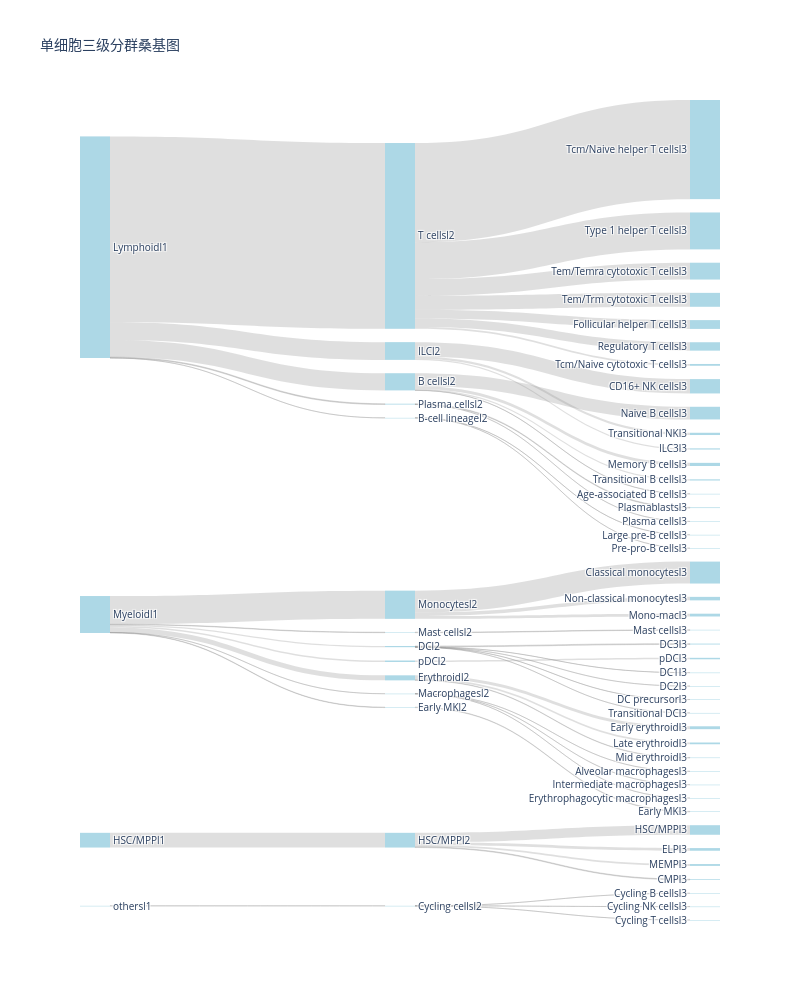

Source (notebook cell):
### Code cell
# 创建桑基图对象
fig = go.Figure(go.Sankey(
    node={
        'label': all_nodes,              # 节点名称
        'pad': 20,                       # 节点间距
        'thickness': 30,                 # 节点厚度
        'line': {'color': 'black', 'width': 0},  # 节点边框
        'color': 'lightblue'             # 节点颜色
    },
    link={
        'source': sankey_links['source'],  # 源节点索引
        'target': sankey_links['target'],  # 目标节点索引
        'value': sankey_links['value'],    # 流量值
        'color': 'rgba(150, 150, 150, 0.3)'  # 链接颜色（半透明灰色）
    }
))

# 调整布局
fig.update_layout(
    title="单细胞三级分群桑基图",
    font=dict(size=10),
    width=800,
    height=1000
)
fig.show()
fig.write_image("sankey_plot.pdf", engine="kaleido")

### Figure 1 — Plotly figure (JSON) as saved in the notebook; plotly's stock layout.template omitted (floating-point values rounded to 4 significant figures)
{"data": [{"link": {"color": "rgba(150, 150, 150, 0.3)", "source": [2, 0, 0, 0, 0, 0, 1, 1, 1, 1, 1, 1, 1, 3, 7, 7, 7, 7, 17, 17, 16, 16, 16, 10, 10, 10, 10, 10, 15, 14, 14, 14, 9, 9, 9, 9, 5, 5, 5, 11, 11, 11, 8, 6, 6, 6, 12, 12, 4, 4, 4, 4, 4, 4, 4, 13], "target": [9, 7, 17, 5, 12, 4, 10, 15, 14, 11, 8, 6, 13, 16, 51, 28, 27, 29, 54, 56, 53, 55, 59, 43, 36, 42, 33, 52, 48, 50, 44, 58, 47, 39, 32, 40, 21, 22, 35, 37, 57, 49, 31, 26, 34, 30, 46, 38, 20, 23, 45, 18, 24, 25, 19, 41], "value": [88479, 103190, 529, 106651, 4796, 1115932, 7078, 2693, 30220, 624, 2912, 169481, 8876, 405, 1253, 18912, 76036, 6989, 173, 356, 42, 344, 19, 585, 404, 886, 5120, 83, 2693, 17330, 10511, 2379, 4255, 15847, 57434, 10943, 86094, 6997, 13560, 365, 14, 245, 2912, 131780, 16722, 20979, 634, 4162, 52863, 50399, 10840, 595478, 101094, 83556, 221702, 8876]}, "node": {"color": "lightblue", "label": ["Lymphoidl1", "Myeloidl1", "HSC/MPPl1", "othersl1", "T cellsl2", "ILCl2", "Monocytesl2", "B cellsl2", "Mast cellsl2", "HSC/MPPl2", "DCl2", "Macrophagesl2", "Plasma cellsl2", "pDCl2", "Erythroidl2", "Early MKl2", "Cycling cellsl2", "B-cell lineagel2", "Tcm/Naive helper T cellsl3", "Type 1 helper T cellsl3", "Follicular helper T cellsl3", "CD16+ NK cellsl3", "ILC3l3", "Regulatory T cellsl3", "Tem/Temra cytotoxic T cellsl3", "Tem/Trm cytotoxic T cellsl3", "Classical monocytesl3", "Naive B cellsl3", "Memory B cellsl3", "Transitional B cellsl3", "Non-classical monocytesl3", "Mast cellsl3", "HSC/MPPl3", "DC3l3", "Mono-macl3", "Transitional NKl3", "DC1l3", "Alveolar macrophagesl3", "Plasmablastsl3", "ELPl3", "MEMPl3", "pDCl3", "DC2l3", "DC precursorl3", "Late erythroidl3", "Tcm/Naive cytotoxic T cellsl3", "Plasma cellsl3", "CMPl3", "Early MKl3", "Intermediate macrophagesl3", "Early erythroidl3", "Age-associated B cellsl3", "Transitional DCl3", "Cycling B cellsl3", "Large pre-B cellsl3", "Cycling NK cellsl3", "Pre-pro-B cellsl3", "Erythrophagocytic macrophagesl3", "Mid erythroidl3", "Cycling T cellsl3"], "line": {"color": "black", "width": 0}, "pad": 20, "thickness": 30}, "type": "sankey"}], "layout": {"font": {"size": 10}, "height": 1000, "title": {"text": "单细胞三级分群桑基图"}, "width": 800}}
